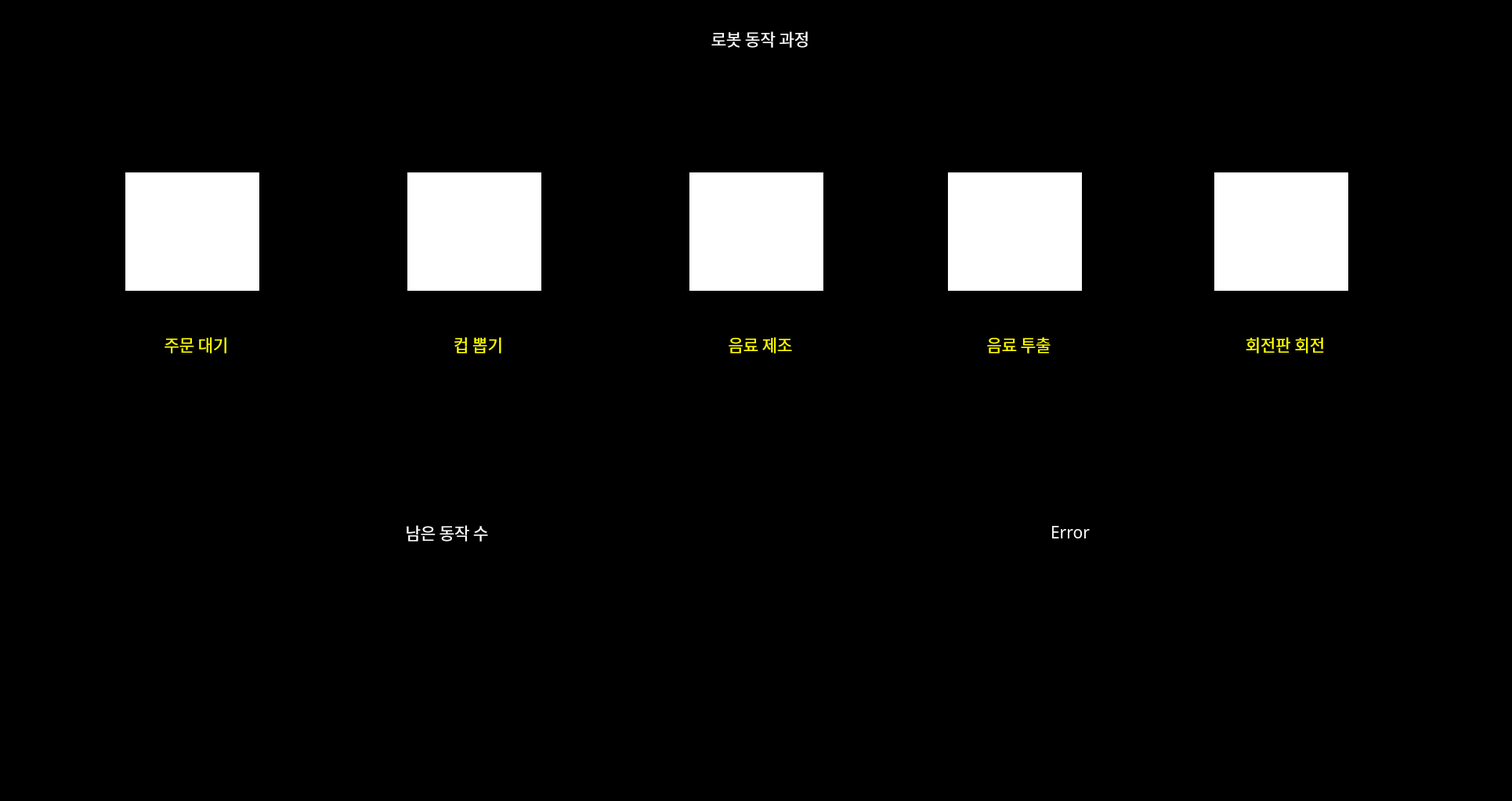
<?xml version="1.0" encoding="UTF-8"?>
<ui version="4.0">
 <class>MainWindow</class>
 <widget class="QMainWindow" name="MainWindow">
  <property name="geometry">
   <rect>
    <x>0</x>
    <y>0</y>
    <width>1930</width>
    <height>1022</height>
   </rect>
  </property>
  <property name="windowTitle">
   <string>MainWindow</string>
  </property>
  <property name="styleSheet">
   <string notr="true">background: #000000;</string>
  </property>
  <widget class="QWidget" name="centralwidget">
   <widget class="QLabel" name="Error_code_text">
    <property name="geometry">
     <rect>
      <x>1310</x>
      <y>640</y>
      <width>112</width>
      <height>77</height>
     </rect>
    </property>
    <property name="font">
     <font>
      <family>A004견출새내기</family>
      <pointsize>16</pointsize>
     </font>
    </property>
    <property name="styleSheet">
     <string notr="true">color: #ffffff;</string>
    </property>
    <property name="text">
     <string>Error</string>
    </property>
    <property name="alignment">
     <set>Qt::AlignCenter</set>
    </property>
   </widget>
   <widget class="QLabel" name="Error_code">
    <property name="geometry">
     <rect>
      <x>1120</x>
      <y>770</y>
      <width>491</width>
      <height>151</height>
     </rect>
    </property>
    <property name="font">
     <font>
      <family>A004견출새내기</family>
      <pointsize>72</pointsize>
     </font>
    </property>
    <property name="styleSheet">
     <string notr="true">color: #aa0000;
background-color: #000000;</string>
    </property>
    <property name="text">
     <string/>
    </property>
    <property name="alignment">
     <set>Qt::AlignCenter</set>
    </property>
   </widget>
   <widget class="QLabel" name="waiting_operation_text">
    <property name="geometry">
     <rect>
      <x>480</x>
      <y>640</y>
      <width>181</width>
      <height>77</height>
     </rect>
    </property>
    <property name="font">
     <font>
      <family>A004견출새내기</family>
      <pointsize>16</pointsize>
     </font>
    </property>
    <property name="styleSheet">
     <string notr="true">color: #ffffff;</string>
    </property>
    <property name="text">
     <string>남은 동작 수</string>
    </property>
    <property name="alignment">
     <set>Qt::AlignCenter</set>
    </property>
   </widget>
   <widget class="QLabel" name="waiting_operation">
    <property name="geometry">
     <rect>
      <x>320</x>
      <y>770</y>
      <width>491</width>
      <height>151</height>
     </rect>
    </property>
    <property name="font">
     <font>
      <family>A004견출새내기</family>
      <pointsize>72</pointsize>
     </font>
    </property>
    <property name="styleSheet">
     <string notr="true">color: #aa55ff;
background-color: #000000;</string>
    </property>
    <property name="text">
     <string/>
    </property>
    <property name="alignment">
     <set>Qt::AlignCenter</set>
    </property>
   </widget>
   <widget class="QLabel" name="robot_operation_process">
    <property name="geometry">
     <rect>
      <x>880</x>
      <y>10</y>
      <width>181</width>
      <height>77</height>
     </rect>
    </property>
    <property name="font">
     <font>
      <family>A004견출새내기</family>
      <pointsize>16</pointsize>
     </font>
    </property>
    <property name="styleSheet">
     <string notr="true">color: #ffffff;</string>
    </property>
    <property name="text">
     <string>로봇 동작 과정</string>
    </property>
    <property name="alignment">
     <set>Qt::AlignCenter</set>
    </property>
   </widget>
   <widget class="QLabel" name="waiting_order_text">
    <property name="geometry">
     <rect>
      <x>160</x>
      <y>400</y>
      <width>181</width>
      <height>77</height>
     </rect>
    </property>
    <property name="font">
     <font>
      <family>A004견출새내기</family>
      <pointsize>16</pointsize>
     </font>
    </property>
    <property name="styleSheet">
     <string notr="true">color: #ffff00;</string>
    </property>
    <property name="text">
     <string>주문 대기</string>
    </property>
    <property name="alignment">
     <set>Qt::AlignCenter</set>
    </property>
   </widget>
   <widget class="QLabel" name="order_waiting">
    <property name="geometry">
     <rect>
      <x>160</x>
      <y>220</y>
      <width>171</width>
      <height>151</height>
     </rect>
    </property>
    <property name="font">
     <font>
      <family>A004견출새내기</family>
      <pointsize>72</pointsize>
     </font>
    </property>
    <property name="styleSheet">
     <string notr="true">color: #00aa00;
background-color: #ffffff;</string>
    </property>
    <property name="text">
     <string/>
    </property>
    <property name="alignment">
     <set>Qt::AlignCenter</set>
    </property>
   </widget>
   <widget class="QLabel" name="pick_up_cup">
    <property name="geometry">
     <rect>
      <x>520</x>
      <y>220</y>
      <width>171</width>
      <height>151</height>
     </rect>
    </property>
    <property name="font">
     <font>
      <family>A004견출새내기</family>
      <pointsize>72</pointsize>
     </font>
    </property>
    <property name="styleSheet">
     <string notr="true">color: #00aa00;
background-color: #ffffff;</string>
    </property>
    <property name="text">
     <string/>
    </property>
    <property name="alignment">
     <set>Qt::AlignCenter</set>
    </property>
   </widget>
   <widget class="QLabel" name="pick_up_cup_text">
    <property name="geometry">
     <rect>
      <x>520</x>
      <y>400</y>
      <width>181</width>
      <height>77</height>
     </rect>
    </property>
    <property name="font">
     <font>
      <family>A004견출새내기</family>
      <pointsize>16</pointsize>
     </font>
    </property>
    <property name="styleSheet">
     <string notr="true">color: #ffff00;</string>
    </property>
    <property name="text">
     <string>컵 뽑기</string>
    </property>
    <property name="alignment">
     <set>Qt::AlignCenter</set>
    </property>
   </widget>
   <widget class="QLabel" name="make_beverage">
    <property name="geometry">
     <rect>
      <x>880</x>
      <y>220</y>
      <width>171</width>
      <height>151</height>
     </rect>
    </property>
    <property name="font">
     <font>
      <family>A004견출새내기</family>
      <pointsize>72</pointsize>
     </font>
    </property>
    <property name="styleSheet">
     <string notr="true">color: #00aa00;
background-color: #ffffff;</string>
    </property>
    <property name="text">
     <string/>
    </property>
    <property name="alignment">
     <set>Qt::AlignCenter</set>
    </property>
   </widget>
   <widget class="QLabel" name="make_beverage_text">
    <property name="geometry">
     <rect>
      <x>880</x>
      <y>400</y>
      <width>181</width>
      <height>77</height>
     </rect>
    </property>
    <property name="font">
     <font>
      <family>A004견출새내기</family>
      <pointsize>16</pointsize>
     </font>
    </property>
    <property name="styleSheet">
     <string notr="true">color: #ffff00;</string>
    </property>
    <property name="text">
     <string>음료 제조</string>
    </property>
    <property name="alignment">
     <set>Qt::AlignCenter</set>
    </property>
   </widget>
   <widget class="QLabel" name="outlet_to_beverage_text">
    <property name="geometry">
     <rect>
      <x>1210</x>
      <y>400</y>
      <width>181</width>
      <height>77</height>
     </rect>
    </property>
    <property name="font">
     <font>
      <family>A004견출새내기</family>
      <pointsize>16</pointsize>
     </font>
    </property>
    <property name="styleSheet">
     <string notr="true">color: #ffff00;</string>
    </property>
    <property name="text">
     <string>음료 투출</string>
    </property>
    <property name="alignment">
     <set>Qt::AlignCenter</set>
    </property>
   </widget>
   <widget class="QLabel" name="outlet_to_beverage">
    <property name="geometry">
     <rect>
      <x>1210</x>
      <y>220</y>
      <width>171</width>
      <height>151</height>
     </rect>
    </property>
    <property name="font">
     <font>
      <family>A004견출새내기</family>
      <pointsize>72</pointsize>
     </font>
    </property>
    <property name="styleSheet">
     <string notr="true">color: #00aa00;
background-color: #ffffff;</string>
    </property>
    <property name="text">
     <string/>
    </property>
    <property name="alignment">
     <set>Qt::AlignCenter</set>
    </property>
   </widget>
   <widget class="QLabel" name="turn_outlet">
    <property name="geometry">
     <rect>
      <x>1550</x>
      <y>220</y>
      <width>171</width>
      <height>151</height>
     </rect>
    </property>
    <property name="font">
     <font>
      <family>A004견출새내기</family>
      <pointsize>72</pointsize>
     </font>
    </property>
    <property name="styleSheet">
     <string notr="true">color: #00aa00;
background-color: #ffffff;</string>
    </property>
    <property name="text">
     <string/>
    </property>
    <property name="alignment">
     <set>Qt::AlignCenter</set>
    </property>
   </widget>
   <widget class="QLabel" name="turn_outlet_text">
    <property name="geometry">
     <rect>
      <x>1550</x>
      <y>400</y>
      <width>181</width>
      <height>77</height>
     </rect>
    </property>
    <property name="font">
     <font>
      <family>A004견출새내기</family>
      <pointsize>16</pointsize>
     </font>
    </property>
    <property name="styleSheet">
     <string notr="true">color: #ffff00;</string>
    </property>
    <property name="text">
     <string>회전판 회전</string>
    </property>
    <property name="alignment">
     <set>Qt::AlignCenter</set>
    </property>
   </widget>
  </widget>
  <widget class="QMenuBar" name="menubar">
   <property name="geometry">
    <rect>
     <x>0</x>
     <y>0</y>
     <width>1930</width>
     <height>21</height>
    </rect>
   </property>
  </widget>
  <widget class="QStatusBar" name="statusbar"/>
 </widget>
 <resources/>
 <connections/>
</ui>
